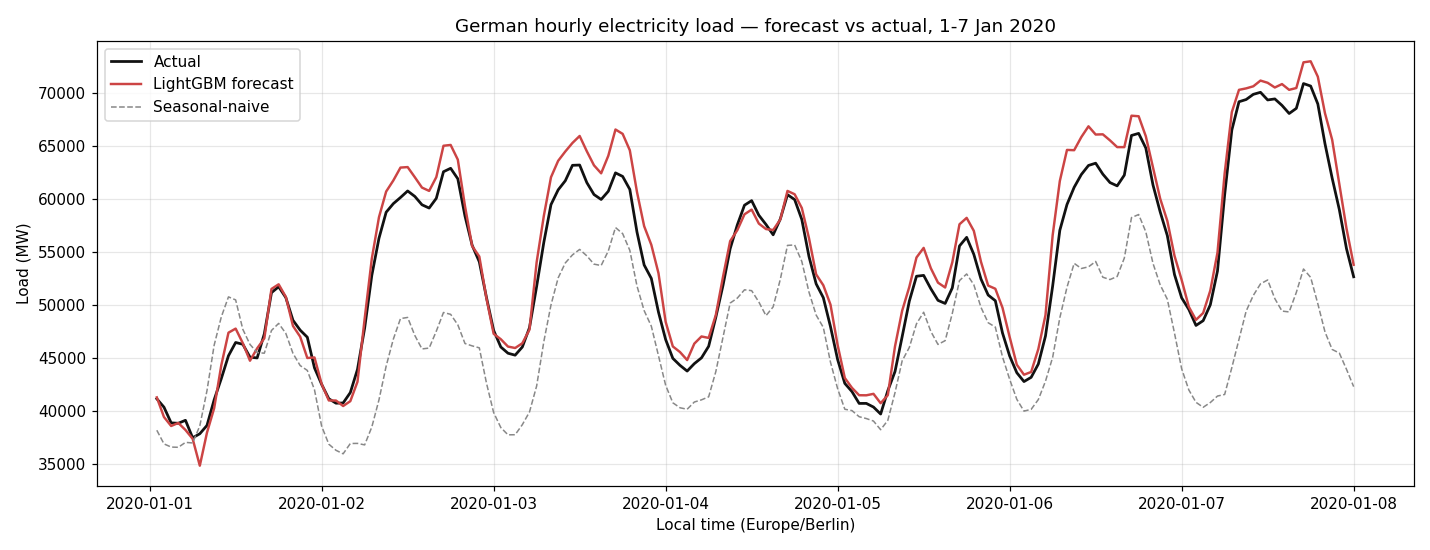

Here is the Python script that generated this plot:
"""Forecast German hourly electricity load for the first week of January 2020.

Trains on OPSD load data strictly before 2020-01-01 UTC and forecasts the
168 hours 2020-01-01 00:00 .. 2020-01-07 23:00 UTC. The CSV also holds the
actuals for that week, so the forecast is scored against held-out truth.
"""

from __future__ import annotations

import holidays
import lightgbm as lgb
import numpy as np
import pandas as pd

DATA = "opsd_de_load.csv"
H_START = pd.Timestamp("2020-01-01 00:00", tz="UTC")
H_END = pd.Timestamp("2020-01-07 23:00", tz="UTC")
HORIZON = 168


def load_data() -> pd.Series:
    df = pd.read_csv(DATA, parse_dates=["utc_timestamp"])
    df = df.rename(columns={"DE_load_actual_entsoe_transparency": "load"})
    s = df.set_index("utc_timestamp")["load"].asfreq("h")
    assert s.notna().all(), "unexpected gaps in load series"
    return s


def calendar_features(idx: pd.DatetimeIndex) -> pd.DataFrame:
    # German national holidays (federal). Jan 1 is federal; Jan 6 is regional
    # only, so it is captured by the separate epiphany flag below.
    de_hol = holidays.Germany(years=range(2015, 2021))
    local = idx.tz_convert("Europe/Berlin")
    dates = local.normalize().tz_localize(None)
    is_hol = np.array([d.date() in de_hol for d in dates])
    prev = np.array([(d - pd.Timedelta(days=1)).date() in de_hol for d in dates])
    nxt = np.array([(d + pd.Timedelta(days=1)).date() in de_hol for d in dates])
    doy = local.dayofyear
    f = pd.DataFrame(index=idx)
    f["hour"] = local.hour
    f["dow"] = local.dayofweek
    f["month"] = local.month
    f["is_weekend"] = (local.dayofweek >= 5).astype(int)
    f["is_holiday"] = is_hol.astype(int)
    f["holiday_bridge"] = (prev | nxt).astype(int)
    f["epiphany"] = ((local.month == 1) & (local.day == 6)).astype(int)
    # Deep-winter-holiday window (Dec 24 .. Jan 6): load is strongly depressed.
    f["xmas_window"] = (((local.month == 12) & (local.day >= 24)) | ((local.month == 1) & (local.day <= 6))).astype(int)
    # Cyclical encodings so the tree splits do not fight ordinal wrap-around.
    f["hour_sin"] = np.sin(2 * np.pi * local.hour / 24)
    f["hour_cos"] = np.cos(2 * np.pi * local.hour / 24)
    f["doy_sin"] = np.sin(2 * np.pi * doy / 365)
    f["doy_cos"] = np.cos(2 * np.pi * doy / 365)
    return f


def build_matrix(s: pd.Series, idx: pd.DatetimeIndex) -> pd.DataFrame:
    f = calendar_features(idx)
    # Level anchors known for the whole horizon (they point into the past):
    #   364 days = exactly 52 weeks, so same hour & weekday one year prior.
    #   7 days  = same hour & weekday one week prior.
    f["lag_364d"] = s.reindex(idx - pd.Timedelta(days=364)).to_numpy()
    f["lag_7d"] = s.reindex(idx - pd.Timedelta(days=7)).to_numpy()
    f["lag_14d"] = s.reindex(idx - pd.Timedelta(days=14)).to_numpy()
    return f


def main() -> None:
    s = load_data()
    train_idx = s.index[s.index < H_START]
    fut_idx = pd.date_range(H_START, H_END, freq="h", tz="UTC")

    X_train = build_matrix(s, train_idx)
    y_train = s.loc[train_idx]
    X_fut = build_matrix(s, fut_idx)

    # Drop rows whose 364-day lag is unavailable (first year of history).
    ok = X_train["lag_364d"].notna() & X_train["lag_7d"].notna() & X_train["lag_14d"].notna()
    X_train, y_train = X_train[ok], y_train[ok]

    model = lgb.LGBMRegressor(
        n_estimators=1200,
        learning_rate=0.03,
        num_leaves=64,
        min_child_samples=40,
        subsample=0.8,
        subsample_freq=1,
        colsample_bytree=0.8,
        random_state=0,
        n_jobs=-1,
        verbose=-1,
    )
    model.fit(X_train, y_train)
    pred_lgb = pd.Series(model.predict(X_fut), index=fut_idx, name="lgbm")

    actual = s.loc[fut_idx]
    snaive = s.reindex(fut_idx - pd.Timedelta(days=7)).to_numpy()  # last-week baseline
    snaive = pd.Series(snaive, index=fut_idx, name="snaive")

    def scores(pred: pd.Series) -> dict[str, float]:
        err = pred.to_numpy() - actual.to_numpy()
        return {
            "MAE": float(np.mean(np.abs(err))),
            "RMSE": float(np.sqrt(np.mean(err**2))),
            "MAPE_%": float(np.mean(np.abs(err) / actual.to_numpy()) * 100),
        }

    print("=== Backtest scores, Jan 1-7 2020 (168 h) ===")
    for name, p in [("seasonal-naive (last week)", snaive), ("LightGBM", pred_lgb)]:
        sc = scores(p)
        print(f"{name:28s}  MAE={sc['MAE']:6.0f}  RMSE={sc['RMSE']:6.0f}  MAPE={sc['MAPE_%']:.2f}%")

    out = pd.DataFrame(
        {
            "utc_timestamp": fut_idx,
            "forecast_lgbm_MW": pred_lgb.to_numpy().round(1),
            "actual_MW": actual.to_numpy(),
        }
    )
    out["abs_pct_err"] = (out.forecast_lgbm_MW - out.actual_MW).abs() / out.actual_MW * 100
    out.to_csv("forecast_jan2020.csv", index=False)
    print("\nWrote forecast_jan2020.csv")

    # Daily MAPE breakdown.
    daily = out.copy()
    daily["date"] = daily.utc_timestamp.dt.tz_convert("Europe/Berlin").dt.date
    print("\nDaily MAPE (LightGBM):")
    for d, g in daily.groupby("date"):
        print(f"  {d}  MAPE={g.abs_pct_err.mean():5.2f}%  mean_load={g.actual_MW.mean():6.0f} MW")

    # Plot.
    import matplotlib

    matplotlib.use("Agg")
    import matplotlib.pyplot as plt

    fig, ax = plt.subplots(figsize=(13, 5))
    local = fut_idx.tz_convert("Europe/Berlin")
    ax.plot(local, actual.to_numpy(), label="Actual", color="#111", lw=1.8)
    ax.plot(local, pred_lgb.to_numpy(), label="LightGBM forecast", color="#c44", lw=1.6)
    ax.plot(local, snaive.to_numpy(), label="Seasonal-naive", color="#888", lw=1.0, ls="--")
    ax.set_title("German hourly electricity load — forecast vs actual, 1-7 Jan 2020")
    ax.set_ylabel("Load (MW)")
    ax.set_xlabel("Local time (Europe/Berlin)")
    ax.legend()
    ax.grid(alpha=0.3)
    fig.tight_layout()
    fig.savefig("forecast_jan2020.png", dpi=110)
    print("Wrote forecast_jan2020.png")


if __name__ == "__main__":
    main()
